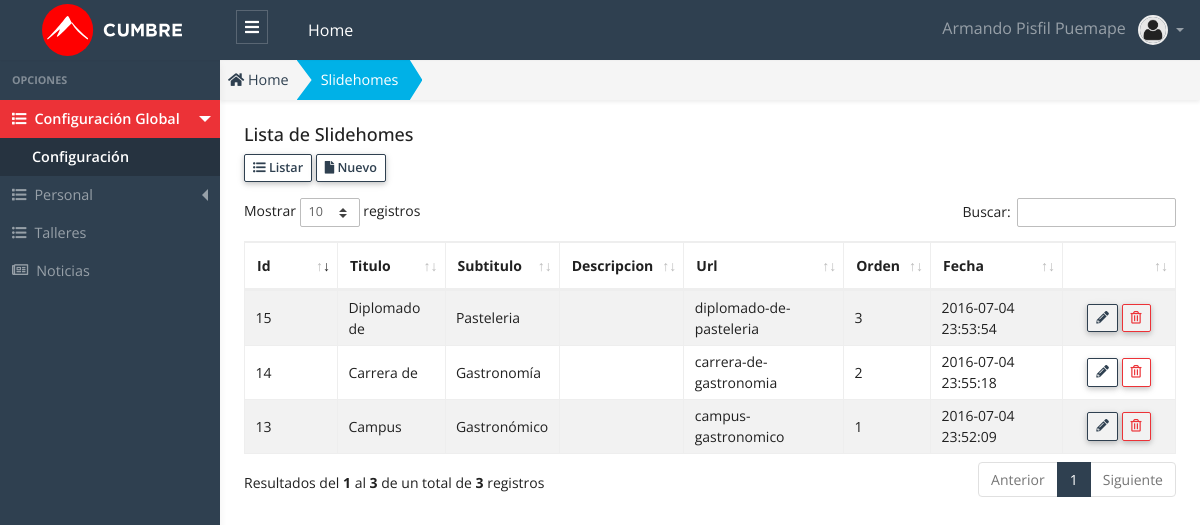
The app's page /public/admin/slidehome/slidehome.php (signed in) with its own data.
### tables this page shows
CREATE TABLE `slidehome`  (
  `id` int(11) NOT NULL AUTO_INCREMENT,
  `titulo` varchar(20) NULL DEFAULT NULL,
  `subtitulo` varchar(20) NULL DEFAULT NULL,
  `descripcion` varchar(40) NULL DEFAULT NULL,
  `imagen` varchar(200) NULL DEFAULT NULL,
  `url` varchar(75) NULL DEFAULT NULL,
  `orden` int(11) NULL DEFAULT NULL,
  `estado` int(1) NULL DEFAULT 1,
  `fecha` timestamp(0) NULL DEFAULT CURRENT_TIMESTAMP(0) ON UPDATE CURRENT_TIMESTAMP(0),
  PRIMARY KEY (`id`) USING BTREE
);

### public/app/database/Connection.php (called while the page is built, shortened)
<?php
Class Connection
{
  protected $db_host   = 'localhost';
  protected $db_user   = 'root';
  protected $db_pass   = '';
  protected $db_name   = 'escuelac_w_ne16';
  protected $db_port   = '3306';
  protected $db_driver = 'mysql';
  protected $query  = '';
  protected $conn   = null  ;
  private function openConnection()
  {
    $str_conn = $this->db_driver.":host=".$this->db_host.";port=".$this->db_port.";dbname=" .$this->db_name;
    $this->conn = new PDO($str_conn,$this->db_user,$this->db_pass);
    $this->conn->setAttribute(PDO::ATTR_ERRMODE, PDO::ERRMODE_EXCEPTION);
    $this->conn->query("SET NAMES 'utf8'");
    return $this->conn ;
  }
  protected function executeQuery()
  {
    $stm = $this->conn->prepare($this->query);
    $this->status = $stm->execute() ;
    if($this->status)
    {
      $column_count = $stm->columnCount() ;
      if ($column_count > 0)
      {
        $rows  = $stm->fetchAll(PDO::FETCH_ASSOC) ;
      }
    }
  }
}

### public/app/models/Slidehome.php (called while the page is built, shortened)
<?php
class Slidehome extends Connection {
  public function getAll()
  {
    try{
      $this->query = "SELECT * FROM slidehome; ";
      $this->executeQuery();
      $data = $this->rows ;
      return $data;
    }catch(exception $e){
      throw new Exception($e->getMessage());
    }
  }
}

### public/app/controllers/SlidehomeController.php (called while the page is built, shortened)
<?php
 class SlidehomeController
{
  public function getAll()
  {
    try
    {
      $slidehome  = new Slidehome();
      $data = $slidehome->getAll();
      return $data ;
    }
    catch (Exception $e)
    {
      throw new Exception($e->getMessage());
    }
  }
}

### public/admin/slidehome/slidehome.php (the view, shortened to what this page needs)
<?php
    $slidehome_controller = new SlidehomeController();
    $data = $slidehome_controller->getAll();
    $title_page = "Slidehomes";
?>
<!DOCTYPE html>
<html lang="es">
<head>
  <?php
    require_once "../layout/head_links.phtml";
  ?>
</head>
<body>
  <?php require "../layout/header.phtml"; ?>
  <div class="app-wrap">
    <?php require_once "../layout/sidebar.phtml";?>
    <main role="main" class="main">
      <nav class="full-content" aria-label="breadcrumb">
        <ol class="breadcrumb breadcrumb-shape shadow-sm radius-0">
          <li class="breadcrumb-item">
            <a href="admin">
              <i class="fas fa-home"></i> Home
            </a>
          </li>
          <li class="breadcrumb-item active bg-info text-white" aria-current="page">
            <a class="link-white" href="admin/slidehome/slidehome.php">
              <?php echo $title_page; ?>
            </a>
          </li>
        </ol>
      </nav>
      <div class="container-full p-2 fs-x-14">
        <div class="row">
          <div class="col-12">
            <h5 class="page-header-title">Lista de <?php echo $title_page; ?> </h5>
          </div>
          <div class="col-12 mb-3">
            <a href="admin/slidehome/slidehome.php" class="btn btn-outline-primary btn-sm btn-bar" role="button">
              <i class="fas fa-list-ul"></i>
              Listar
            </a>
            <a href="admin/slidehome/nuevo.php" class="btn btn-outline-primary btn-sm btn-bar" role="button">
              <i class="fas fa-file"></i>
              Nuevo
            </a>
          </div>
          <div class="col-12">
            <div class="table-responsive">
            <table id="dataTableList" class="table table-striped table-bordered" style="width:100%">
              <thead>
                <tr>
                  <th width="50">Id </th>
                  <th>Titulo </th>
                  <th>Subtitulo </th>
                  <th>Descripcion </th>
                  <th>Url </th>
                  <th>Orden </th>
                  <th>Fecha </th>
                  <th width="70"></th>
                </tr>
              </thead>
              <tbody>
                <?php foreach ($data as &$row) {?>
                  <?php
                    $title_estado   = "";
                    $class_estado   = "";
                    $class_disabled = "";
                    if($row["estado"] == 1)
                    {
                      $title_estado = "Eliminar" ;
                    }
                    else
                    {
                      $title_estado   = "Recuperar" ;
                      $class_estado   = "row-disabled";
                      $class_disabled = "is-disabled";
                    }
                  ?>
                <tr class="<?php echo $class_estado ;?>" >
                  <td> <?php echo $row["id"] ?> </td>
                  <td> <?php echo $row["titulo"] ?> </td>
                  <td> <?php echo $row["subtitulo"] ?> </td>
                  <td> <?php echo $row["descripcion"] ?> </td>
                  <td> <?php echo $row["url"] ?> </td>
                  <td> <?php echo $row["orden"] ?> </td>
                  <td> <?php echo $row["fecha"] ?> </td>
                  <td class="text-center">
                    <a class="btn btn-outline-primary btn-sm lh-1 btn-table <?php echo $class_disabled ; ?>" href="admin/slidehome/editar.php?id=<?php echo $row["id"] ?>" title="Editar">
                    <i class="fas fa-pencil-alt"></i>
                    </a>
                    <button class="btn btn-outline-danger btn-sm lh-1 btn-table" onclick="modalDelete(<?php echo $row["id"] ?>, `<?php echo $row['titulo'] ?>`,`<?php echo $title_estado ?>`,`<?php echo $row['estado'] ?>`);" title="<?php echo $title_estado ;?>">
                    <i class="far fa-trash-alt"></i>
                    </button>
                  </td>
                </tr>
                <?php }?>
              </tbody>
            </table>
            </div>
          </div>
        </div>
      </div>
    </main>
  </div>
  <?php require_once "../layout/datatables.phtml"?>
</body>
</html>

### records on screen
slidehome: id "13", titulo "Campus", subtitulo "Gastronómico", url "campus-gastronomico", orden "1", fecha "2016-07-04 23:52:09"
slidehome: id "14", titulo "Carrera de", subtitulo "Gastronomía", url "carrera-de-gastronomia", orden "2", fecha "2016-07-04 23:55:18"
slidehome: id "15", titulo "Diplomado de", subtitulo "Pasteleria", url "diplomado-de-pasteleria", orden "3", fecha "2016-07-04 23:53:54"

### other values on screen
$_SESSION['USER']['nombre'] "Armando"
$_SESSION['USER']['apellidos'] "Pisfil Puemape"
$title_page "Slidehomes"
